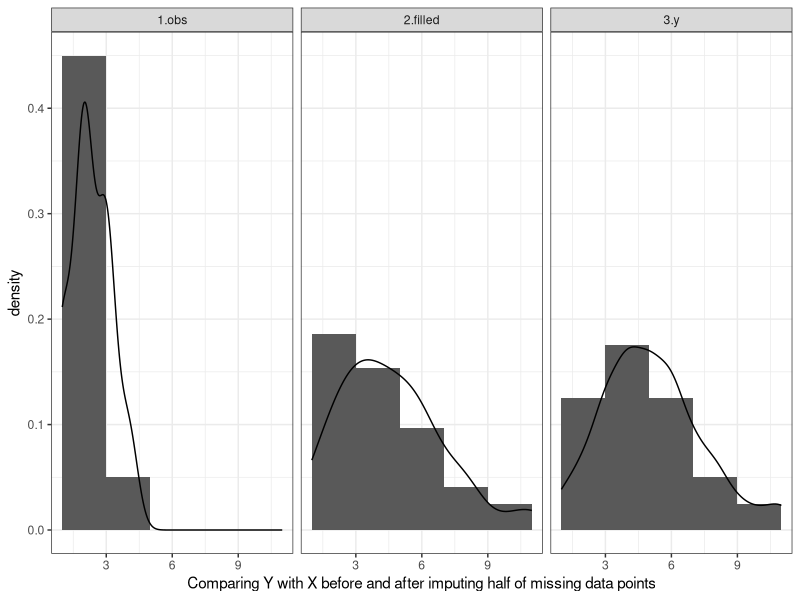

Write the R code that produced this figure.
# Likelihood bias simulation
library(ggplot2)

# simple poisson
x_full <- rpois(100,2)
y <- rpois(100,5)
x <- x_full
missing <- sample(1:100, size = 90, replace = F)
x[missing] <- NA
filled.x <- x
filled.x[missing] <- sapply(missing, function(k) sample(c(y[k], NA), size = 1))

df <- data.frame(dat = c(x, filled.x, y), names = rep(c('1.obs', '2.filled','3.y'), each = 100))
levels(df$names) <- c("Observed","Observed After Imputation","Complete")

g <- ggplot(data = df) + 
  geom_histogram(aes(x = dat, y = ..density..), binwidth = 2) + 
  geom_density(aes(x = dat)) + 
  facet_wrap(~names) + 
  xlab("Comparing Y with X before and after imputing half of missing data points")+
  theme_bw()
ggsave(g, filename = '~/repos/Forensic_bias/outputs/likelihood_sim.png')
